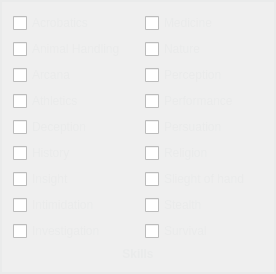
     <widget class="QFrame" name="skills_frame">
      <property name="palette">
       <palette>
        <active>
         <colorrole role="WindowText">
          <brush brushstyle="SolidPattern">
           <color alpha="255">
            <red>234</red>
            <green>235</green>
            <blue>235</blue>
           </color>
          </brush>
         </colorrole>
        </active>
        <inactive>
         <colorrole role="WindowText">
          <brush brushstyle="SolidPattern">
           <color alpha="255">
            <red>234</red>
            <green>235</green>
            <blue>235</blue>
           </color>
          </brush>
         </colorrole>
        </inactive>
        <disabled>
         <colorrole role="WindowText">
          <brush brushstyle="SolidPattern">
           <color alpha="255">
            <red>44</red>
            <green>44</green>
            <blue>44</blue>
           </color>
          </brush>
         </colorrole>
        </disabled>
       </palette>
      </property>
      <property name="toolTip">
       <string>check to add proficiency</string>
      </property>
      <property name="frameShape">
       <enum>QFrame::WinPanel</enum>
      </property>
      <property name="frameShadow">
       <enum>QFrame::Plain</enum>
      </property>
      <layout class="QGridLayout" name="skills_layout">
       <item row="5" column="1">
        <widget class="QLabel" name="deception_val">
         <property name="text">
          <string/>
         </property>
        </widget>
       </item>
       <item row="1" column="1">
        <widget class="QLabel" name="acrobatics_val">
         <property name="text">
          <string/>
         </property>
        </widget>
       </item>
       <item row="6" column="3">
        <widget class="QLabel" name="religion_val">
         <property name="text">
          <string/>
         </property>
        </widget>
       </item>
       <item row="4" column="3">
        <widget class="QLabel" name="performance_val">
         <property name="text">
          <string/>
         </property>
        </widget>
       </item>
       <item row="8" column="3">
        <widget class="QLabel" name="stealth_val">
         <property name="text">
          <string/>
         </property>
        </widget>
       </item>
       <item row="1" column="3">
        <widget class="QLabel" name="medicine_val">
         <property name="text">
          <string/>
         </property>
        </widget>
       </item>
       <item row="6" column="1">
        <widget class="QLabel" name="history_val">
         <property name="text">
          <string/>
         </property>
        </widget>
       </item>
       <item row="9" column="1">
        <widget class="QLabel" name="investigation_val">
         <property name="text">
          <string/>
         </property>
        </widget>
       </item>
       <item row="7" column="3">
        <widget class="QLabel" name="slieght_of_hand_val">
         <property name="text">
          <string/>
         </property>
        </widget>
       </item>
       <item row="10" column="0" colspan="4">
        <widget class="QLabel" name="skills_title">
         <property name="font">
          <font>
           <pointsize>9</pointsize>
           <weight>75</weight>
           <bold>true</bold>
          </font>
         </property>
         <property name="text">
          <string>Skills</string>
         </property>
         <property name="alignment">
          <set>Qt::AlignCenter</set>
         </property>
        </widget>
       </item>
       <item row="5" column="3">
        <widget class="QLabel" name="persuation_val">
         <property name="text">
          <string/>
         </property>
        </widget>
       </item>
       <item row="8" column="1">
        <widget class="QLabel" name="intimidation_val">
         <property name="text">
          <string/>
         </property>
        </widget>
       </item>
       <item row="4" column="1">
        <widget class="QLabel" name="athletics_val">
         <property name="text">
          <string/>
         </property>
        </widget>
       </item>
       <item row="3" column="3">
        <widget class="QLabel" name="perception_val">
         <property name="text">
          <string/>
         </property>
        </widget>
       </item>
       <item row="7" column="1">
        <widget class="QLabel" name="insight_val">
         <property name="text">
          <string/>
         </property>
        </widget>
       </item>
       <item row="2" column="1">
        <widget class="QLabel" name="animal_handling_val">
         <property name="text">
          <string/>
         </property>
        </widget>
       </item>
       <item row="9" column="3">
        <widget class="QLabel" name="survival_val">
         <property name="text">
          <string/>
         </property>
        </widget>
       </item>
       <item row="2" column="3">
        <widget class="QLabel" name="nature_val">
         <property name="text">
          <string/>
         </property>
        </widget>
       </item>
       <item row="3" column="1">
        <widget class="QLabel" name="arcana_val">
         <property name="text">
          <string/>
         </property>
        </widget>
       </item>
       <item row="9" column="2">
        <widget class="QCheckBox" name="survival_checkBox">
         <property name="text">
          <string>Survival</string>
         </property>
        </widget>
       </item>
       <item row="8" column="2">
        <widget class="QCheckBox" name="stealth_checkBox">
         <property name="text">
          <string>Stealth</string>
         </property>
        </widget>
       </item>
       <item row="6" column="2">
        <widget class="QCheckBox" name="religion_checkBox">
         <property name="text">
          <string>Religion</string>
         </property>
        </widget>
       </item>
       <item row="7" column="2">
        <widget class="QCheckBox" name="slieght_of_hand_checkBox">
         <property name="text">
          <string>Slieght of hand</string>
         </property>
        </widget>
       </item>
       <item row="5" column="2">
        <widget class="QCheckBox" name="persuation_checkBox">
         <property name="text">
          <string>Persuation</string>
         </property>
        </widget>
       </item>
       <item row="4" column="2">
        <widget class="QCheckBox" name="performance_checkBox">
         <property name="text">
          <string>Performance</string>
         </property>
        </widget>
       </item>
       <item row="3" column="2">
        <widget class="QCheckBox" name="perception_checkBox">
         <property name="text">
          <string>Perception</string>
         </property>
        </widget>
       </item>
       <item row="2" column="2">
        <widget class="QCheckBox" name="nature_checkBox">
         <property name="text">
          <string>Nature</string>
         </property>
        </widget>
       </item>
       <item row="1" column="2">
        <widget class="QCheckBox" name="medicine_checkBox">
         <property name="text">
          <string>Medicine</string>
         </property>
        </widget>
       </item>
       <item row="1" column="0">
        <widget class="QCheckBox" name="acrobatics_checkBox">
         <property name="text">
          <string>Acrobatics</string>
         </property>
        </widget>
       </item>
       <item row="2" column="0">
        <widget class="QCheckBox" name="animal_handling_checkBox">
         <property name="text">
          <string>Animal Handling</string>
         </property>
        </widget>
       </item>
       <item row="3" column="0">
        <widget class="QCheckBox" name="arcana_checkBox">
         <property name="text">
          <string>Arcana</string>
         </property>
        </widget>
       </item>
       <item row="4" column="0">
        <widget class="QCheckBox" name="athletics_checkBox">
         <property name="text">
          <string>Athletics</string>
         </property>
        </widget>
       </item>
       <item row="5" column="0">
        <widget class="QCheckBox" name="deception_checkBox">
         <property name="text">
          <string>Deception</string>
         </property>
        </widget>
       </item>
       <item row="6" column="0">
        <widget class="QCheckBox" name="history_checkBox">
         <property name="text">
          <string>History</string>
         </property>
        </widget>
       </item>
       <item row="7" column="0">
        <widget class="QCheckBox" name="insight_checkBox">
         <property name="text">
          <string>Insight</string>
         </property>
        </widget>
       </item>
       <item row="8" column="0">
        <widget class="QCheckBox" name="intimidation_checkBox">
         <property name="text">
          <string>Intimidation</string>
         </property>
        </widget>
       </item>
       <item row="9" column="0">
        <widget class="QCheckBox" name="investigation_checkBox">
         <property name="text">
          <string>Investigation</string>
         </property>
        </widget>
       </item>
      </layout>
     </widget>
